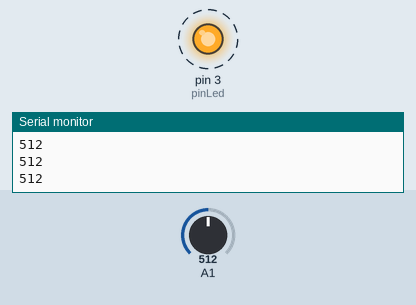
Recording of a sketch running on a simulated Arduino Uno, built with avr-gcc and run on an emulated ATmega328P. On the bench: output pins drawn as LEDs (lit = HIGH), the last lines printed to the serial monitor. Dashed ring = blinking. Inputs (shaded band) come from the test bench; at power-on: A1 = 512.

Above: at 0.77 s.
1.3 s: A1 set to 306
At 1.82 s:
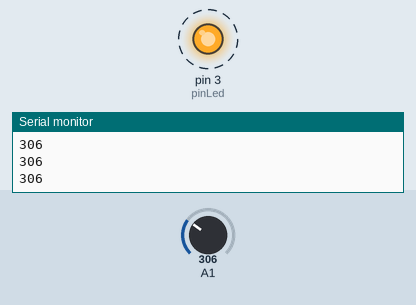
4.3 s: A1 set to 122
At 5.8 s:
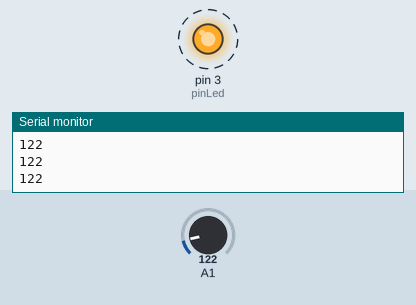
Timing chart, 0 to 12.2 s (numbered marks = the images above; inputs shaded):
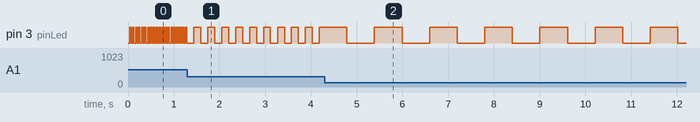

The sketch:

Quest_o_2_prova_Pr_tica.ino
```cpp
byte pinLed = 3;
boolean estadoLed = LOW;
unsigned int periodo = 1000;
unsigned long tempoAnterior = 0;

void setup() {
    Serial.begin(9600);
    pinMode (pinLed, OUTPUT);
    digitalWrite(pinLed, estadoLed);
}
void loop() {
  int val = analogRead(A1);
  int intensidade = 35;

       Serial.println(val);

       if(val < intensidade){
            if((millis() - tempoAnterior) > periodo){
                estadoLed = !estadoLed;
                digitalWrite(pinLed, estadoLed);
                tempoAnterior = millis();
            }
      }else if((val > (intensidade + 5)) && (val < (intensidade + 25))) {
              if((millis() - tempoAnterior) > (periodo - 150)){
                estadoLed = !estadoLed;
                digitalWrite(pinLed, estadoLed);
                tempoAnterior = millis();
              }
         }else if((val >= (intensidade + 25)) && (val <= (intensidade + 65))){
               if((millis() - tempoAnterior) > (periodo - 300)){
                 estadoLed = !estadoLed;
                 digitalWrite(pinLed, estadoLed);
                 tempoAnterior = millis();
                  }
         }else if((val >= (intensidade + 65))&&(val <=(intensidade + 85))){
                  if((millis() - tempoAnterior) > (periodo - 400)){
                 estadoLed = !estadoLed;
                 digitalWrite(pinLed, estadoLed);
                 tempoAnterior = millis();
                }
         }else if((val >= (intensidade + 85))&&(val <=(intensidade + 115))){
                  if((millis() - tempoAnterior) > (periodo - 400)){
                 estadoLed = !estadoLed;
                 digitalWrite(pinLed, estadoLed);
                 tempoAnterior = millis();
                }
         }else if((val >= (intensidade + 115))&&(val <=(intensidade + 145))){
                  if((millis() - tempoAnterior) > (periodo - 700)){
                 estadoLed = !estadoLed;
                 digitalWrite(pinLed, estadoLed);
                 tempoAnterior = millis();
                }
         }else if((val >= (intensidade + 145))&&(val <=(intensidade + 175))){
                  if((millis() - tempoAnterior) > (periodo - 500)){
                 estadoLed = !estadoLed;
                 digitalWrite(pinLed, estadoLed);
                 tempoAnterior = millis();
                }
         }else if((val >= (intensidade + 175))&&(val <=(intensidade + 205))){
                  if((millis() - tempoAnterior) > (periodo - 800)){
                 estadoLed = !estadoLed;
                 digitalWrite(pinLed, estadoLed);
                 tempoAnterior = millis();
                }
         }else if((val >= (intensidade + 205))&&(val <=(intensidade + 300))){
                  if((millis() - tempoAnterior) > (periodo - 850)){
                 estadoLed = !estadoLed;
                 digitalWrite(pinLed, estadoLed);
                 tempoAnterior = millis();
                }
         }else if((val >= (intensidade + 300))&&(val <=(intensidade + 350))){
                  if((millis() - tempoAnterior) > (periodo - 900)){
                 estadoLed = !estadoLed;
                 digitalWrite(pinLed, estadoLed);
                 tempoAnterior = millis();
                }
         }else if((val >= (intensidade + 350))&&(val <=(intensidade + 450))){
                  if((millis() - tempoAnterior) > (periodo - 950)){
                 estadoLed = !estadoLed;
                 digitalWrite(pinLed, estadoLed);
                 tempoAnterior = millis();
                }
         }else if(val >= (intensidade + 450)){
                  if((millis() - tempoAnterior) > (periodo - 970)){
                 estadoLed = !estadoLed;
                 digitalWrite(pinLed, estadoLed);
                 tempoAnterior = millis();
                }
         }
}
```

Measured:
- after the input at 1.3 s, pin 3 (pinLed): alternates HIGH for 0.15 s and LOW for 0.15 s, starting after 0.14 s
- after the input at 4.3 s, pin 3 (pinLed): alternates HIGH for 0.60 s and LOW for 0.60 s, starting after 0.48 s
- by itself, pin 3 (pinLed): alternates HIGH for 0.03 s and LOW for 0.03 s
